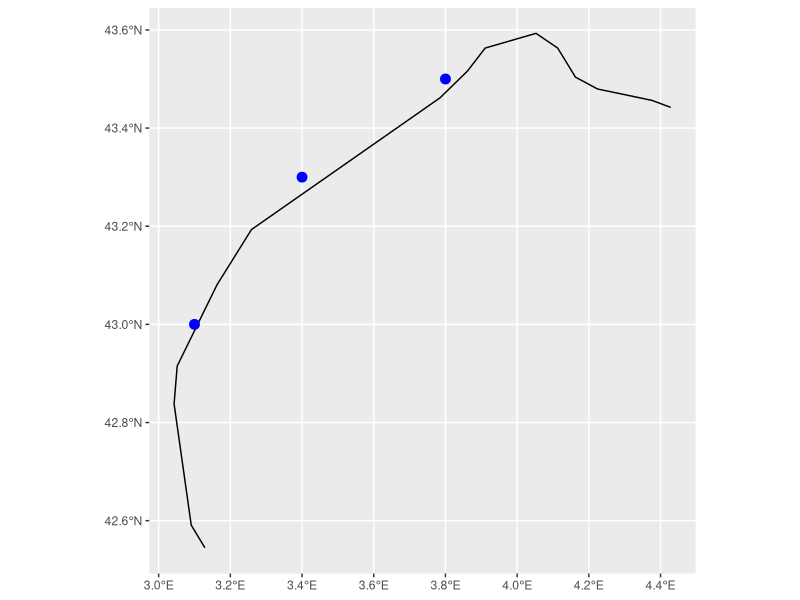

Here is the R script that generated this plot:
## ---- chunk 1
knitr::opts_chunk$set(echo = TRUE)
## ---- chunk 2
library(rnaturalearth)
library(sf)
library(ggplot2)
## ---- chunk 3
species_df <- data.frame(
  Longitude = c(3.8, 3.1, 3.4),
  Latitude = c(43.5, 43, 43.3)
)
## ---- chunk 4
species_sf <- st_as_sf(species_df, 
                       coords = c("Longitude", "Latitude"),
                       crs = st_crs(4326))
## ---- chunk 5
# Coastline geometry from rnaturalearth
coastlines <- ne_coastline(scale = 50, returnclass = "sf")

# Reproject
# Pretty sure this isn't necessary, as it says WGS84 already
coastlines <- st_transform(coastlines, crs = st_crs(species_sf))
## ---- chunk 6
# Bbox around datapoints
bbox <- st_bbox(species_sf, crs = st_crs(species_sf))

# Crop to bbox plus buffer
buffer_box <- st_buffer(st_as_sfc(bbox), dist = 50000)

# Cropped data 
crop_sf <- st_crop(coastlines, buffer_box)
## ---- chunk 7
ggplot() +
    geom_sf(data = crop_sf) +
    geom_sf(data = species_sf, colour = "blue", size = 3) +
    coord_sf(crs = st_crs(4326))
